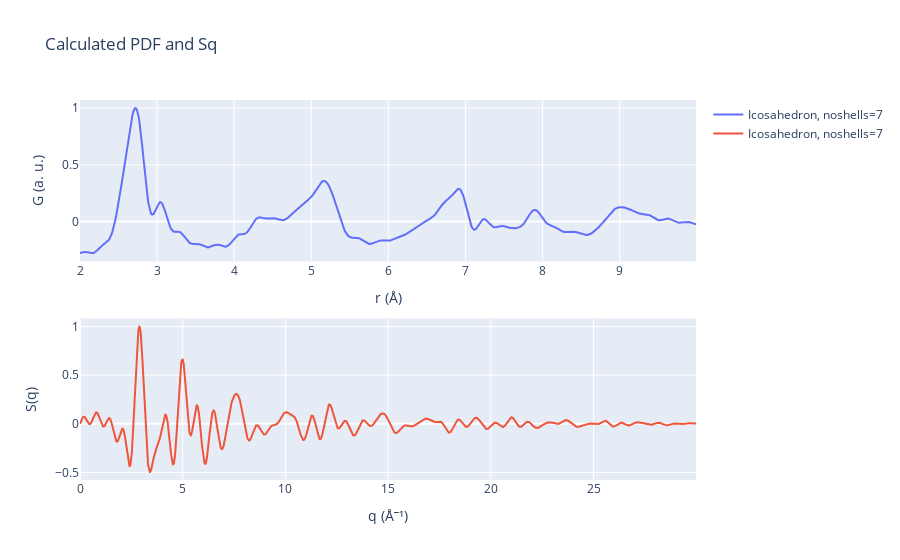

The cell this chart's notebook holds for it:
### Markdown cell above
# First create a simulated dataset representing an experimental target dataset.

### Code cell
from ase.lattice.cubic import FaceCenteredCubic, SimpleCubic, BodyCenteredCubic
from ase.lattice.hexagonal import HexagonalClosedPacked
from ase.cluster.icosahedron import Icosahedron
from ase.cluster.decahedron import Decahedron
from ase.cluster.octahedron import Octahedron
from debyecalculator import DebyeCalculator
import torch
import numpy as np
import plotly.graph_objects as go
import matplotlib.pyplot as plt
from plotly.subplots import make_subplots

def calculate_pdf(cluster, function='Gr'):
    """
    Calculate a PDF or Sq from a structure.

    Parameters:
    cluster: The structure to calculate the PDF or Sq from.
    function (str): The function to calculate. 'Gr' for pair distribution function, 'Sq' for structure factor. Default is 'Gr'.

    Returns:
    r (list): The r values from the calculated PDF or Sq.
    G (list): The G values from the calculated PDF or Sq.
    """
    # Check if the function parameter is valid
    assert function in ['Gr', 'Sq'], "Function must be 'Gr' or 'Sq'"

    # Extract atomic symbols and positions
    symbols = cluster.get_chemical_symbols()
    positions = cluster.get_positions()

    # Convert positions to a torch tensor
    positions_tensor = torch.tensor(positions)

    # Create a structure tuple
    structure_tuple = (symbols, positions_tensor)

    # Calculate Pair Distribution Function or Structure Factor
    if function == 'Gr':
        r, G = calc.gr(structure_source=structure_tuple)
    else:  # function == 'Sq'
        r, G = calc.sq(structure_source=structure_tuple)

    G /= G.max()

    return r, G

# Create the subplots
fig = make_subplots(rows=2, cols=1)

# Initialise calculator object
calc = DebyeCalculator(qmin=2, qmax=10.0, rmax=30, qstep=0.01)

# Create a cluster
latticeconstant = 3.99  # Lattice constant
noshells = 7  # Number of shells
element = 'Au'  # Element symbol
cluster = Icosahedron(element, noshells, latticeconstant)

# Calculate the structure factor and plot it
q, S = calculate_pdf(cluster, function="Sq")
fig.add_trace(go.Scatter(x=q, y=S, mode='lines', name='Icosahedron, noshells=7'), row=1, col=1)

# Calculate the pair distribution function and plot it
r, G = calculate_pdf(cluster, function="Gr")
fig.add_trace(go.Scatter(x=r, y=G, mode='lines', name='Icosahedron, noshells=7'), row=2, col=1)

# Update layout
fig.update_layout(title='Calculated PDF and Sq', xaxis_title='r (Å)', yaxis_title='G (a. u.)', xaxis2_title='q (Å⁻¹)', yaxis2_title='S(q)')

# Show the plot
fig.show()

# Save r and G
np.save('../Data/Gr/Target_PDF_benchmark.npy', np.vstack((r, G)).T)

# Save r and S
np.save('../Data/Sq/Target_Sq_benchmark.npy', np.vstack((q, S)).T)

### Figure 1 — Plotly figure (JSON) as saved in the notebook; plotly's stock layout.template omitted (floating-point values rounded to 4 significant figures; data arrays with more than 128 entries replaced by an {"elided": "..."} marker saying what was removed)
{"data": [{"mode": "lines", "name": "Icosahedron, noshells=7", "type": "scatter", "x": {"elided": "800 float values"}, "xaxis": "x", "y": {"elided": "800 float values"}, "yaxis": "y"}, {"mode": "lines", "name": "Icosahedron, noshells=7", "type": "scatter", "x": {"elided": "3000 float values"}, "xaxis": "x2", "y": {"elided": "3000 float values"}, "yaxis": "y2"}], "layout": {"title": {"text": "Calculated PDF and Sq"}, "xaxis": {"anchor": "y", "domain": [0, 1], "title": {"text": "r (Å)"}}, "xaxis2": {"anchor": "y2", "domain": [0, 1], "title": {"text": "q (Å⁻¹)"}}, "yaxis": {"anchor": "x", "domain": [0.575, 1], "title": {"text": "G (a. u.)"}}, "yaxis2": {"anchor": "x2", "domain": [0, 0.425], "title": {"text": "S(q)"}}}}
